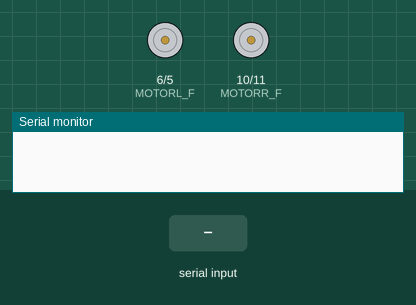
Simulated run of this sketch. Board: Arduino Uno, built with avr-gcc and run on an emulated ATmega328P. On the bench: motor-driver pin pairs drawn as motors (green arrow = first pin HIGH = forward, orange = second pin HIGH = backward, longer = more drive), the last lines printed to the serial monitor. Inputs (shaded band) come from the test bench.

Above: at 1.2 s.
1.3 s: "L" received over Serial
At 1.8 s:
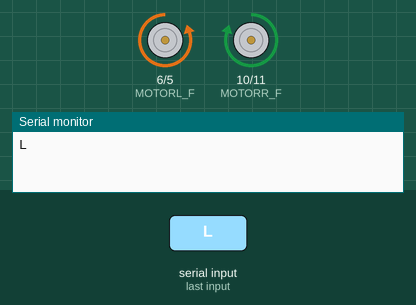
2.8 s: "30,150\n" received over Serial
At 4.0 s:
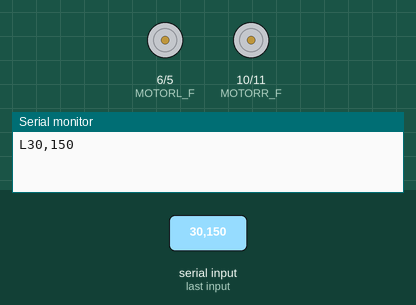
4.3 s: "F90\n" received over Serial
5.8 s: "B90\n" received over Serial
7.3 s: "r90\n" received over Serial
8.8 s: "R90\n" received over Serial
Timing chart, 0 to 11.3 s (numbered marks = the images above; inputs shaded):
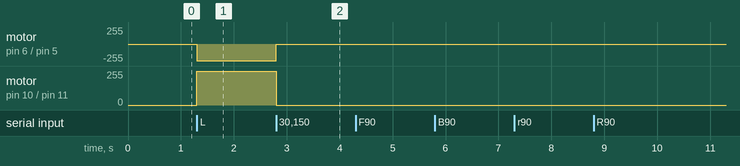

Measured:
- after the input at 1.3 s, motor on pin 6 (MOTORL_F) / pin 5 (MOTORL_B): stopped → backward 252/255 at once; motor on pin 10 (MOTORR_F) / pin 11 (MOTORR_B): stopped → forward 252/255 at once
- after the input at 2.8 s, motor on pin 6 (MOTORL_F) / pin 5 (MOTORL_B): backward 252/255 → stopped at once; motor on pin 10 (MOTORR_F) / pin 11 (MOTORR_B): forward 252/255 → stopped at once

The sketch:

motion_sketch.ino
```cpp
#define MOTORL_F 6
#define MOTORL_B 5
#define MOTORR_F 10
#define MOTORR_B 11


char actionChar = 'S';   // global action state
char incomingChar;
int normalized_speed = 9; // Speed input, always an int in [0, 9]
int speed_mult = 28;  // 28 b/c 9*[0, 9] = [0, 252] in [0, 255]
int total_speed = normalized_speed * speed_mult;  // global speed state


void setup() {
    // put your setup code here, to run once:
    pinMode(MOTORL_F, OUTPUT);
    pinMode(MOTORL_B, OUTPUT);
    pinMode(MOTORR_F, OUTPUT);
    pinMode(MOTORR_B, OUTPUT);

    Serial.begin(9600);     // opens serial port, sets data rate to 9600 bps
}

void loop() {
    // put your main code here, to run repeatedly:

    // send data only when you receive data:
    if (Serial.available() > 0) {
        // read the incoming byte:
        incomingChar = Serial.read();

        if (incomingChar >= '0' and incomingChar <= '9') {
            // set speed
            normalized_speed = incomingChar - '0';
            total_speed = normalized_speed * speed_mult;
        }
        else {
            // set action
            actionChar = incomingChar;
        }

        // write back the command for testing purposes
        Serial.write(incomingChar);
    }


    if (actionChar == 'F') {  // Forward
        analogWrite(MOTORL_F, total_speed);
        analogWrite(MOTORL_B, 0);
        analogWrite(MOTORR_F, total_speed);
        analogWrite(MOTORR_B, 0);
    }
    else if (actionChar == 'B') { // Backward
        analogWrite(MOTORL_F, 0);
        analogWrite(MOTORL_B, total_speed);
        analogWrite(MOTORR_F, 0);
        analogWrite(MOTORR_B, total_speed);
    }
    else if (actionChar == 'r') { // right
        analogWrite(MOTORL_F, total_speed);
        analogWrite(MOTORL_B, 0);
        analogWrite(MOTORR_F, 0);
        analogWrite(MOTORR_B, 0);
    }
    else if (actionChar == 'R') { // hard right
        analogWrite(MOTORL_F, total_speed);
        analogWrite(MOTORL_B, 0);
        analogWrite(MOTORR_F, 0);
        analogWrite(MOTORR_B, total_speed);
    }
    else if (actionChar == 'l') { // left
        analogWrite(MOTORL_F, 0);
        analogWrite(MOTORL_B, 0);
        analogWrite(MOTORR_F, total_speed);
        analogWrite(MOTORR_B, 0);
    }
    else if (actionChar == 'L') { // hard left
        analogWrite(MOTORL_F, 0);
        analogWrite(MOTORL_B, total_speed);
        analogWrite(MOTORR_F, total_speed);
        analogWrite(MOTORR_B, 0);
    }
    else {  // Everything else is stop (preferably 'S')
        analogWrite(MOTORL_F, 0);
        analogWrite(MOTORL_B, 0);
        analogWrite(MOTORR_F, 0);
        analogWrite(MOTORR_B, 0);
    }
}
```
